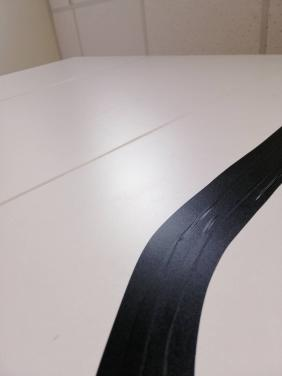
#> input picture img_06.jpg, 282 x 376 px
$ python line_follow.py
#> lines starting #> are read from the running program, lines starting #| are printed output that depends on the picture; after the words box and inside, x2 and y2 are one past the last pixel; in counts of white or black regions, pixels touching at a corner belong together
import cv2 as cv
import matplotlib.pyplot as plt
import numpy as np

img = cv.imread('img_06.jpg')
#> img is the input picture: shape (376, 282, 3); mean B, G, R 155.2, 155.7, 163.8
show_img = cv.flip(img, -1)
gary = cv.cvtColor(img, cv.COLOR_BGR2GRAY)
re, th = cv.threshold(gary, 0, 255, cv.THRESH_OTSU)
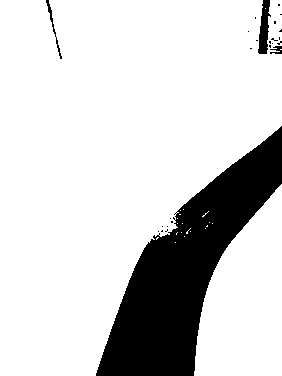
#> th: shape (376, 282); 82.4% white; 25 black regions (21 under 20 px), largest, box (x1, y1, x2, y2) and area: (96, 126, 282, 376) 17962, (258, 0, 271, 54) 428, (46, 0, 62, 59) 121, (270, 46, 282, 54) 60
#> re = 113
Otsu = cv.cvtColor(th, cv.COLOR_BGR2RGB)
plt.imshow(Otsu)

h, w = Otsu.shape[:2]
#> h = 376; w = 282
for i in np.arange(0, h, 100):
    cv.line(Otsu, (0, i), (w, i), (0, 0, 0), 2)
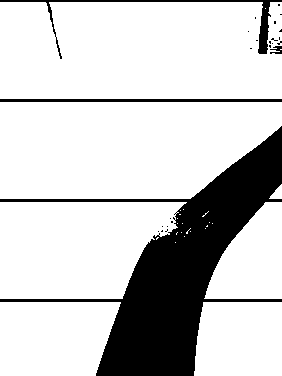
#> Otsu: shape (376, 282, 3); 80% white; 25 black regions (21 under 20 px), largest, box (x1, y1, x2, y2) and area: (0, 126, 282, 376) 19174, (0, 0, 282, 59) 1093, (0, 99, 282, 102) 846, (270, 46, 282, 54) 60
for i in np.arange(0, w, 100):
    cv.line(Otsu, (i, 0), (i, h), (0, 0, 0), 2)
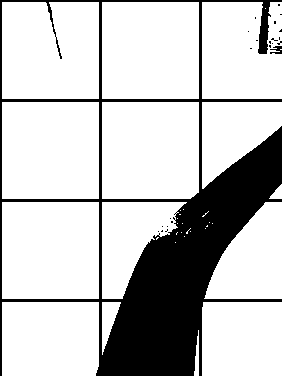
#> Otsu: shape (376, 282, 3); 77.6% white; 23 black regions (21 under 20 px), largest, box (x1, y1, x2, y2) and area: (0, 0, 282, 376) 23627, (270, 46, 282, 54) 60
plt.imshow(Otsu)

Otsu = cv.cvtColor(th, cv.COLOR_BGR2RGB)
median = cv.medianBlur(Otsu, 55)
#> median: shape (376, 282, 3); 83% white; 1 black region, box (x1, y1, x2, y2) and area: (98, 132, 282, 376) 17985
plt.imshow(median)

flip = cv.flip(median, -1)
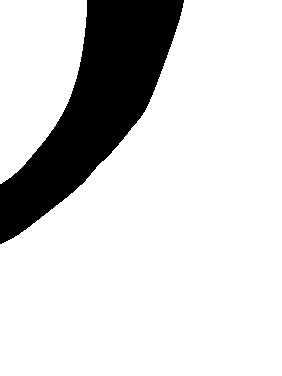
#> flip: shape (376, 282, 3); 83% white; 1 black region, box (x1, y1, x2, y2) and area: (0, 0, 184, 244) 17985
plt.imshow(flip)

windos = flip[0:51, 0:51, 1]
#> windos: shape (51, 51); every value is 255
windos = list(np.concatenate(windos))
#> windos = 2601 values from 255 to 255
plt.imshow(flip[0:51, 0:51, :])

mx = []
my = []
for y in range(0, h, 50):
    max = 0
    loc = 0
    windos_list = []
    for x in np.arange(0,w,10):
        windos = flip[y:y+51, x:x+51, 1]
        windos = list(np.concatenate(windos))
        windos_list.append(windos.count(0))
        if(windos.count(0)>max):
            loc = x
            max = windos.count(0)
    if(max>500):
        cv.rectangle(show_img, (loc, y), (loc+51, y+51), (255,0,0), 2)
        mx.append(loc+26)
        my.append(y+26)
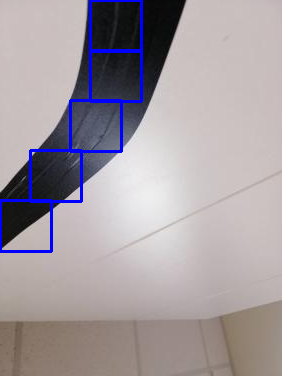
#> show_img: shape (376, 282, 3); mean B, G, R 159.7, 154, 162.1
#> after the loop, mx = [116, 116, 96, 56, 26]; my = [26, 76, 126, 176, 226]

for n in np.arange(mx.__len__()-1):
    cv.line(show_img, (mx[n], my[n]), (mx[n+1], my[n+1]), (0,255,0), 2)
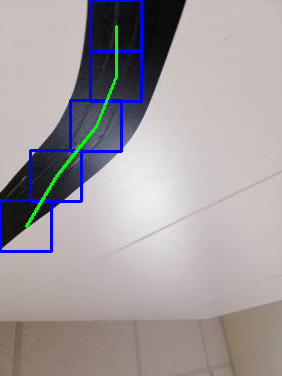
#> show_img: shape (376, 282, 3); 0.67% of pixels changed, all inside (x1, y1, x2, y2) = (25, 25, 118, 228)

plt.imshow(cv.flip(show_img, -1))
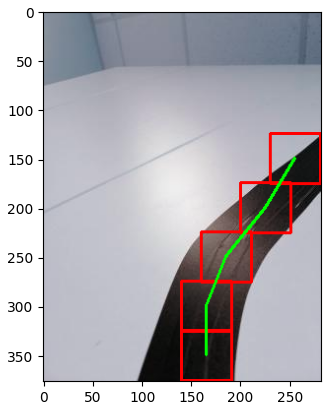
#> figure drawn by matplotlib, 1 panel
